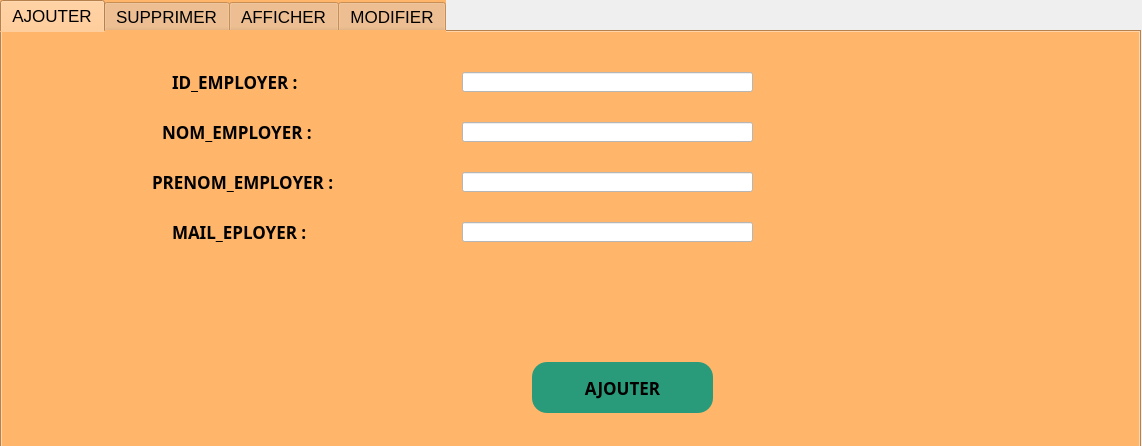
<?xml version="1.0" encoding="UTF-8"?>
<ui version="4.0">
 <class>gestion_employe</class>
 <widget class="QDialog" name="gestion_employe">
  <property name="geometry">
   <rect>
    <x>0</x>
    <y>0</y>
    <width>1142</width>
    <height>446</height>
   </rect>
  </property>
  <property name="windowTitle">
   <string>Dialog</string>
  </property>
  <property name="styleSheet">
   <string notr="true"/>
  </property>
  <widget class="QTabWidget" name="tabWidget">
   <property name="geometry">
    <rect>
     <x>0</x>
     <y>0</y>
     <width>1141</width>
     <height>451</height>
    </rect>
   </property>
   <property name="styleSheet">
    <string notr="true">*{
background:#ffb56a;
font-size:17px;

}
QGroupBox
{
background:#ffb56a;
}
#ajouter_employer
{
background:#299a7a;
border-radius:15px;
}
#ajouter_employer:hover
{
color:#333;
border-radius:60px;
background:red;
}
#pushButton_supprimer
{
background:#299a7a;
border-radius:15px;
}
#pushButton_supprimer:hover
{
color:#333;
border-radius:60px;
background:red;
}
#nom
{
background:#299a7a;
border-radius:15px;
}
#nom:hover
{
color:#333;
border-radius:60px;
background:red;
}
#prenom
{
background:#299a7a;
border-radius:15px;
}
#prenom:hover
{
color:#333;
border-radius:60px;
background:red;
}
#id
{
background:#299a7a;
border-radius:15px;
}
#id:hover
{
color:#333;
border-radius:60px;
background:red;
}
#pushButton_modifier
{
background:#299a7a;
border-radius:15px;
}
#pushButton_modifier:hover
{
color:#333;
border-radius:60px;
background:red;
}</string>
   </property>
   <property name="currentIndex">
    <number>0</number>
   </property>
   <widget class="QWidget" name="tab">
    <attribute name="title">
     <string>AJOUTER</string>
    </attribute>
    <widget class="QLabel" name="label_id_employer">
     <property name="geometry">
      <rect>
       <x>170</x>
       <y>40</y>
       <width>241</width>
       <height>20</height>
      </rect>
     </property>
     <property name="font">
      <font>
       <family>century gothic</family>
       <pointsize>-1</pointsize>
       <weight>75</weight>
       <bold>true</bold>
      </font>
     </property>
     <property name="text">
      <string>ID_EMPLOYER :</string>
     </property>
    </widget>
    <widget class="QLineEdit" name="lineEditidemp">
     <property name="geometry">
      <rect>
       <x>460</x>
       <y>40</y>
       <width>291</width>
       <height>20</height>
      </rect>
     </property>
     <property name="styleSheet">
      <string notr="true">*{

background:white

}</string>
     </property>
    </widget>
    <widget class="QLabel" name="label_nom_employer">
     <property name="geometry">
      <rect>
       <x>160</x>
       <y>90</y>
       <width>281</width>
       <height>20</height>
      </rect>
     </property>
     <property name="font">
      <font>
       <family>century gothic</family>
       <pointsize>-1</pointsize>
       <weight>75</weight>
       <bold>true</bold>
      </font>
     </property>
     <property name="text">
      <string>NOM_EMPLOYER :</string>
     </property>
    </widget>
    <widget class="QLabel" name="label_prenom_employer">
     <property name="geometry">
      <rect>
       <x>150</x>
       <y>140</y>
       <width>271</width>
       <height>20</height>
      </rect>
     </property>
     <property name="font">
      <font>
       <family>century gothic</family>
       <pointsize>-1</pointsize>
       <weight>75</weight>
       <bold>true</bold>
      </font>
     </property>
     <property name="text">
      <string>PRENOM_EMPLOYER :</string>
     </property>
    </widget>
    <widget class="QLabel" name="label_mail_employer">
     <property name="geometry">
      <rect>
       <x>170</x>
       <y>190</y>
       <width>251</width>
       <height>20</height>
      </rect>
     </property>
     <property name="font">
      <font>
       <family>century gothic</family>
       <pointsize>-1</pointsize>
       <weight>75</weight>
       <bold>true</bold>
      </font>
     </property>
     <property name="text">
      <string>MAIL_EPLOYER :</string>
     </property>
    </widget>
    <widget class="QLineEdit" name="lineEditnomemp">
     <property name="geometry">
      <rect>
       <x>460</x>
       <y>90</y>
       <width>291</width>
       <height>20</height>
      </rect>
     </property>
     <property name="styleSheet">
      <string notr="true">*{

background:white

}</string>
     </property>
    </widget>
    <widget class="QLineEdit" name="lineEditprenomemp">
     <property name="geometry">
      <rect>
       <x>460</x>
       <y>140</y>
       <width>291</width>
       <height>20</height>
      </rect>
     </property>
     <property name="styleSheet">
      <string notr="true">*{

background:white

}</string>
     </property>
    </widget>
    <widget class="QLineEdit" name="lineEditmailemp">
     <property name="geometry">
      <rect>
       <x>460</x>
       <y>190</y>
       <width>291</width>
       <height>20</height>
      </rect>
     </property>
     <property name="styleSheet">
      <string notr="true">*{

background:white

}</string>
     </property>
    </widget>
    <widget class="QPushButton" name="ajouter_employer">
     <property name="geometry">
      <rect>
       <x>530</x>
       <y>330</y>
       <width>181</width>
       <height>51</height>
      </rect>
     </property>
     <property name="font">
      <font>
       <family>century gothic</family>
       <pointsize>-1</pointsize>
       <weight>75</weight>
       <bold>true</bold>
      </font>
     </property>
     <property name="text">
      <string>AJOUTER</string>
     </property>
    </widget>
   </widget>
   <widget class="QWidget" name="tab_2">
    <attribute name="title">
     <string>SUPPRIMER</string>
    </attribute>
    <widget class="QLabel" name="label_5">
     <property name="geometry">
      <rect>
       <x>160</x>
       <y>140</y>
       <width>141</width>
       <height>20</height>
      </rect>
     </property>
     <property name="font">
      <font>
       <family>century gothic</family>
       <pointsize>-1</pointsize>
       <weight>75</weight>
       <bold>true</bold>
      </font>
     </property>
     <property name="text">
      <string>ID_EMPLOYER:</string>
     </property>
    </widget>
    <widget class="QLineEdit" name="lineEdit_supp">
     <property name="geometry">
      <rect>
       <x>490</x>
       <y>140</y>
       <width>271</width>
       <height>20</height>
      </rect>
     </property>
     <property name="styleSheet">
      <string notr="true">*{

background:white

}</string>
     </property>
    </widget>
    <widget class="QPushButton" name="pushButton_supprimer">
     <property name="geometry">
      <rect>
       <x>510</x>
       <y>300</y>
       <width>241</width>
       <height>51</height>
      </rect>
     </property>
     <property name="font">
      <font>
       <family>century gothic</family>
       <pointsize>-1</pointsize>
       <weight>75</weight>
       <bold>true</bold>
      </font>
     </property>
     <property name="text">
      <string>SUPPRIMER</string>
     </property>
    </widget>
   </widget>
   <widget class="QWidget" name="tab_3">
    <attribute name="title">
     <string>AFFICHER</string>
    </attribute>
    <widget class="QTableView" name="tableView">
     <property name="geometry">
      <rect>
       <x>0</x>
       <y>10</y>
       <width>521</width>
       <height>211</height>
      </rect>
     </property>
    </widget>
    <widget class="QPushButton" name="pushButton">
     <property name="geometry">
      <rect>
       <x>900</x>
       <y>350</y>
       <width>181</width>
       <height>31</height>
      </rect>
     </property>
     <property name="font">
      <font>
       <family>century gothic</family>
       <pointsize>-1</pointsize>
       <weight>75</weight>
       <bold>true</bold>
      </font>
     </property>
     <property name="text">
      <string>Consulter Statistiques</string>
     </property>
    </widget>
    <widget class="QPushButton" name="nom">
     <property name="geometry">
      <rect>
       <x>1020</x>
       <y>70</y>
       <width>71</width>
       <height>21</height>
      </rect>
     </property>
     <property name="font">
      <font>
       <family>century gothic</family>
       <pointsize>-1</pointsize>
       <weight>75</weight>
       <bold>true</bold>
      </font>
     </property>
     <property name="text">
      <string>nom</string>
     </property>
    </widget>
    <widget class="QPushButton" name="prenom">
     <property name="geometry">
      <rect>
       <x>1020</x>
       <y>120</y>
       <width>75</width>
       <height>31</height>
      </rect>
     </property>
     <property name="font">
      <font>
       <family>century gothic</family>
       <pointsize>-1</pointsize>
       <weight>75</weight>
       <bold>true</bold>
      </font>
     </property>
     <property name="text">
      <string>prenom</string>
     </property>
    </widget>
    <widget class="QPushButton" name="id">
     <property name="geometry">
      <rect>
       <x>1020</x>
       <y>190</y>
       <width>75</width>
       <height>23</height>
      </rect>
     </property>
     <property name="font">
      <font>
       <family>century gothic</family>
       <pointsize>-1</pointsize>
       <weight>75</weight>
       <bold>true</bold>
      </font>
     </property>
     <property name="text">
      <string>ID</string>
     </property>
    </widget>
    <widget class="QLineEdit" name="lineEditnom123">
     <property name="geometry">
      <rect>
       <x>752</x>
       <y>70</y>
       <width>251</width>
       <height>20</height>
      </rect>
     </property>
     <property name="styleSheet">
      <string notr="true">*{

background:white

}</string>
     </property>
    </widget>
    <widget class="QLineEdit" name="lineEditprenom123">
     <property name="geometry">
      <rect>
       <x>750</x>
       <y>130</y>
       <width>251</width>
       <height>20</height>
      </rect>
     </property>
     <property name="styleSheet">
      <string notr="true">*{

background:white

}</string>
     </property>
    </widget>
    <widget class="QLineEdit" name="lineEditid123">
     <property name="geometry">
      <rect>
       <x>750</x>
       <y>190</y>
       <width>251</width>
       <height>20</height>
      </rect>
     </property>
     <property name="styleSheet">
      <string notr="true">*{

background:white

}</string>
     </property>
    </widget>
    <widget class="QLabel" name="label">
     <property name="geometry">
      <rect>
       <x>530</x>
       <y>70</y>
       <width>201</width>
       <height>20</height>
      </rect>
     </property>
     <property name="font">
      <font>
       <family>century gothic</family>
       <pointsize>-1</pointsize>
       <weight>75</weight>
       <bold>true</bold>
      </font>
     </property>
     <property name="text">
      <string>CHERCHER PAR NOM</string>
     </property>
    </widget>
    <widget class="QLabel" name="label_2">
     <property name="geometry">
      <rect>
       <x>530</x>
       <y>130</y>
       <width>211</width>
       <height>20</height>
      </rect>
     </property>
     <property name="font">
      <font>
       <family>century gothic</family>
       <pointsize>-1</pointsize>
       <weight>75</weight>
       <bold>true</bold>
      </font>
     </property>
     <property name="text">
      <string>CHERCHER PAR PRENOM</string>
     </property>
    </widget>
    <widget class="QLabel" name="label_3">
     <property name="geometry">
      <rect>
       <x>530</x>
       <y>190</y>
       <width>171</width>
       <height>20</height>
      </rect>
     </property>
     <property name="font">
      <font>
       <family>century gothic</family>
       <pointsize>-1</pointsize>
       <weight>75</weight>
       <bold>true</bold>
      </font>
     </property>
     <property name="text">
      <string>CHERCHER PAR ID</string>
     </property>
    </widget>
    <widget class="QCheckBox" name="checkBoxnom">
     <property name="geometry">
      <rect>
       <x>350</x>
       <y>330</y>
       <width>171</width>
       <height>18</height>
      </rect>
     </property>
     <property name="font">
      <font>
       <family>century gothic</family>
       <pointsize>-1</pointsize>
       <weight>75</weight>
       <bold>true</bold>
      </font>
     </property>
     <property name="text">
      <string>TRIER PAR NOM</string>
     </property>
    </widget>
    <widget class="QCheckBox" name="checkBoxid">
     <property name="geometry">
      <rect>
       <x>130</x>
       <y>330</y>
       <width>161</width>
       <height>18</height>
      </rect>
     </property>
     <property name="font">
      <font>
       <family>century gothic</family>
       <pointsize>-1</pointsize>
       <weight>75</weight>
       <bold>true</bold>
      </font>
     </property>
     <property name="text">
      <string>TRIER PAR ID</string>
     </property>
    </widget>
    <widget class="QCheckBox" name="checkBoxprenom">
     <property name="geometry">
      <rect>
       <x>620</x>
       <y>330</y>
       <width>181</width>
       <height>18</height>
      </rect>
     </property>
     <property name="font">
      <font>
       <family>century gothic</family>
       <pointsize>-1</pointsize>
       <weight>75</weight>
       <bold>true</bold>
      </font>
     </property>
     <property name="text">
      <string>TRIER PAR PRENOM</string>
     </property>
    </widget>
   </widget>
   <widget class="QWidget" name="tab_4">
    <attribute name="title">
     <string>MODIFIER</string>
    </attribute>
    <widget class="QLabel" name="label_nom_film_2">
     <property name="geometry">
      <rect>
       <x>120</x>
       <y>90</y>
       <width>161</width>
       <height>20</height>
      </rect>
     </property>
     <property name="font">
      <font>
       <family>century gothic</family>
       <pointsize>-1</pointsize>
       <weight>75</weight>
       <bold>true</bold>
      </font>
     </property>
     <property name="text">
      <string>NOM EMPLOYER :</string>
     </property>
    </widget>
    <widget class="QLabel" name="label_prenom_employer_2">
     <property name="geometry">
      <rect>
       <x>120</x>
       <y>150</y>
       <width>211</width>
       <height>20</height>
      </rect>
     </property>
     <property name="font">
      <font>
       <family>century gothic</family>
       <pointsize>-1</pointsize>
       <weight>75</weight>
       <bold>true</bold>
      </font>
     </property>
     <property name="text">
      <string>PRENOM EMPLOYER :</string>
     </property>
    </widget>
    <widget class="QLabel" name="label_mail_employer_2">
     <property name="geometry">
      <rect>
       <x>120</x>
       <y>210</y>
       <width>141</width>
       <height>20</height>
      </rect>
     </property>
     <property name="font">
      <font>
       <family>century gothic</family>
       <pointsize>-1</pointsize>
       <weight>75</weight>
       <bold>true</bold>
      </font>
     </property>
     <property name="text">
      <string>MAIL EMPLOYER :</string>
     </property>
    </widget>
    <widget class="QLabel" name="label_id_employer_2">
     <property name="geometry">
      <rect>
       <x>120</x>
       <y>270</y>
       <width>231</width>
       <height>16</height>
      </rect>
     </property>
     <property name="font">
      <font>
       <family>century gothic</family>
       <pointsize>-1</pointsize>
       <weight>75</weight>
       <bold>true</bold>
      </font>
     </property>
     <property name="text">
      <string>ID_EMPLOYER :</string>
     </property>
    </widget>
    <widget class="QLineEdit" name="lineEditnomempM">
     <property name="geometry">
      <rect>
       <x>430</x>
       <y>90</y>
       <width>311</width>
       <height>20</height>
      </rect>
     </property>
     <property name="styleSheet">
      <string notr="true">*{

background:white

}</string>
     </property>
    </widget>
    <widget class="QLineEdit" name="lineEditprenomempM">
     <property name="geometry">
      <rect>
       <x>430</x>
       <y>150</y>
       <width>311</width>
       <height>20</height>
      </rect>
     </property>
     <property name="styleSheet">
      <string notr="true">*{

background:white

}</string>
     </property>
    </widget>
    <widget class="QLineEdit" name="lineEditmailempM">
     <property name="geometry">
      <rect>
       <x>430</x>
       <y>210</y>
       <width>311</width>
       <height>20</height>
      </rect>
     </property>
     <property name="styleSheet">
      <string notr="true">*{

background:white

}</string>
     </property>
    </widget>
    <widget class="QLineEdit" name="lineEditidempM">
     <property name="geometry">
      <rect>
       <x>430</x>
       <y>270</y>
       <width>311</width>
       <height>20</height>
      </rect>
     </property>
     <property name="styleSheet">
      <string notr="true">*{

background:white

}</string>
     </property>
    </widget>
    <widget class="QPushButton" name="pushButton_modifier">
     <property name="geometry">
      <rect>
       <x>890</x>
       <y>140</y>
       <width>171</width>
       <height>71</height>
      </rect>
     </property>
     <property name="font">
      <font>
       <family>century gothic</family>
       <pointsize>-1</pointsize>
       <weight>75</weight>
       <bold>true</bold>
      </font>
     </property>
     <property name="text">
      <string>MODIFIER</string>
     </property>
    </widget>
   </widget>
  </widget>
 </widget>
 <resources/>
 <connections/>
</ui>
